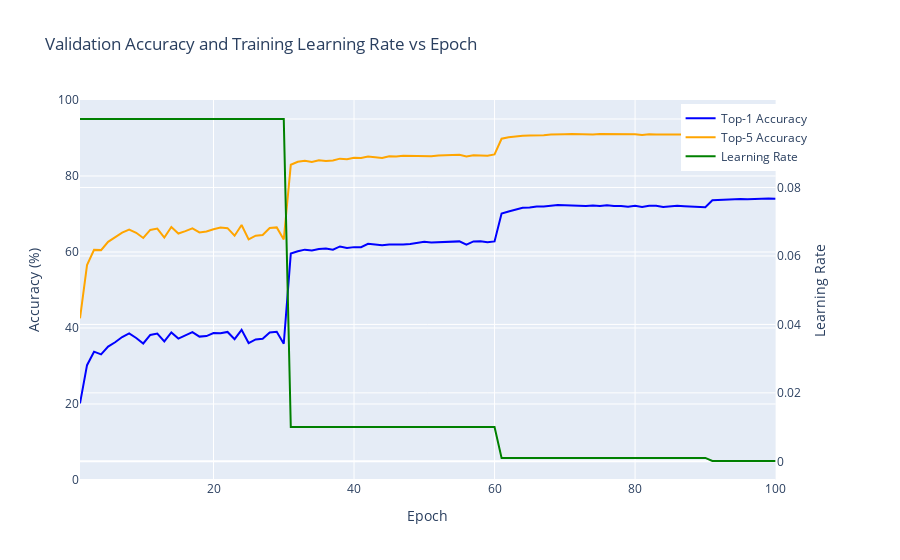

The code cell stored with this chart in its notebook:
### Code cell
# SEBNet SGD, Full Dataset, LR 4e-03
log_file_path = '/home/robert.breslin/alessandro/paper_2/mmpretrain/work_dirs/pretrain01_staged_1xb64_in1k/20250713_194653/20250713_194653.log'
epochs, top1, top5, lrs = parse_log_file(log_file_path)
plot_accuracies_and_lr_interactive(epochs, top1, top5, lrs)
